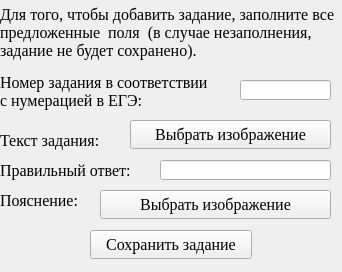
<?xml version="1.0" encoding="UTF-8"?>
<ui version="4.0">
 <class>MainWindow</class>
 <widget class="QMainWindow" name="MainWindow">
  <property name="geometry">
   <rect>
    <x>0</x>
    <y>0</y>
    <width>342</width>
    <height>272</height>
   </rect>
  </property>
  <property name="windowTitle">
   <string>MainWindow</string>
  </property>
  <widget class="QWidget" name="centralwidget">
   <widget class="QLabel" name="label">
    <property name="geometry">
     <rect>
      <x>0</x>
      <y>0</y>
      <width>351</width>
      <height>65</height>
     </rect>
    </property>
    <property name="font">
     <font>
      <family>Times New Roman</family>
      <pointsize>12</pointsize>
     </font>
    </property>
    <property name="text">
     <string>Для того, чтобы добавить задание, заполните все 
предложенные  поля  (в случае незаполнения, 
задание не будет сохранено).</string>
    </property>
    <property name="alignment">
     <set>Qt::AlignJustify|Qt::AlignVCenter</set>
    </property>
    <property name="wordWrap">
     <bool>false</bool>
    </property>
   </widget>
   <widget class="QLabel" name="label_2">
    <property name="geometry">
     <rect>
      <x>0</x>
      <y>70</y>
      <width>248</width>
      <height>43</height>
     </rect>
    </property>
    <property name="font">
     <font>
      <family>Times New Roman</family>
      <pointsize>12</pointsize>
     </font>
    </property>
    <property name="text">
     <string>Номер задания в соответствии 
с нумерацией в ЕГЭ:</string>
    </property>
   </widget>
   <widget class="QLineEdit" name="n_le">
    <property name="geometry">
     <rect>
      <x>240</x>
      <y>80</y>
      <width>91</width>
      <height>20</height>
     </rect>
    </property>
    <property name="font">
     <font>
      <family>Times New Roman</family>
      <pointsize>14</pointsize>
     </font>
    </property>
   </widget>
   <widget class="QLabel" name="label_3">
    <property name="geometry">
     <rect>
      <x>0</x>
      <y>130</y>
      <width>412</width>
      <height>21</height>
     </rect>
    </property>
    <property name="font">
     <font>
      <family>Times New Roman</family>
      <pointsize>12</pointsize>
     </font>
    </property>
    <property name="text">
     <string>Текст задания:</string>
    </property>
   </widget>
   <widget class="QLabel" name="label_9">
    <property name="geometry">
     <rect>
      <x>0</x>
      <y>160</y>
      <width>412</width>
      <height>21</height>
     </rect>
    </property>
    <property name="font">
     <font>
      <family>Times New Roman</family>
      <pointsize>12</pointsize>
     </font>
    </property>
    <property name="text">
     <string>Правильный ответ:</string>
    </property>
   </widget>
   <widget class="QLabel" name="label_10">
    <property name="geometry">
     <rect>
      <x>0</x>
      <y>190</y>
      <width>101</width>
      <height>21</height>
     </rect>
    </property>
    <property name="font">
     <font>
      <family>Times New Roman</family>
      <pointsize>12</pointsize>
     </font>
    </property>
    <property name="text">
     <string>Пояснение:</string>
    </property>
   </widget>
   <widget class="QLineEdit" name="rv_le">
    <property name="geometry">
     <rect>
      <x>160</x>
      <y>160</y>
      <width>171</width>
      <height>20</height>
     </rect>
    </property>
    <property name="font">
     <font>
      <family>Times New Roman</family>
      <pointsize>14</pointsize>
     </font>
    </property>
   </widget>
   <widget class="QPushButton" name="pushButton_add">
    <property name="geometry">
     <rect>
      <x>90</x>
      <y>230</y>
      <width>162</width>
      <height>29</height>
     </rect>
    </property>
    <property name="font">
     <font>
      <family>Times New Roman</family>
      <pointsize>12</pointsize>
     </font>
    </property>
    <property name="text">
     <string>Сохранить задание</string>
    </property>
   </widget>
   <widget class="QPushButton" name="task_add">
    <property name="geometry">
     <rect>
      <x>130</x>
      <y>120</y>
      <width>201</width>
      <height>29</height>
     </rect>
    </property>
    <property name="font">
     <font>
      <family>Times New Roman</family>
      <pointsize>12</pointsize>
     </font>
    </property>
    <property name="text">
     <string>Выбрать изображение</string>
    </property>
   </widget>
   <widget class="QPushButton" name="expl_add">
    <property name="geometry">
     <rect>
      <x>100</x>
      <y>190</y>
      <width>231</width>
      <height>29</height>
     </rect>
    </property>
    <property name="font">
     <font>
      <family>Times New Roman</family>
      <pointsize>12</pointsize>
     </font>
    </property>
    <property name="text">
     <string>Выбрать изображение</string>
    </property>
   </widget>
  </widget>
 </widget>
 <resources/>
 <connections/>
</ui>
